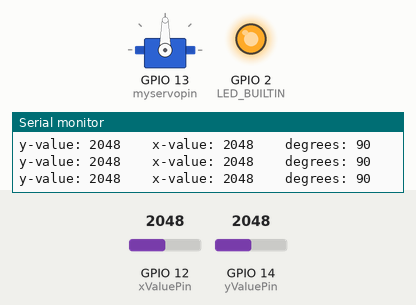
This program was run on a simulated ESP32. On the bench: servo, output pins drawn as LEDs (lit = HIGH), the last lines printed to the serial monitor. The test bench sets the inputs (shaded band); at power-on: GPIO 12 (xValuePin) = 2048, GPIO 14 (yValuePin) = 2048.

Above: at 1.2 s.
1.3 s: GPIO 12 (xValuePin) set to 2866
At 2.5 s:
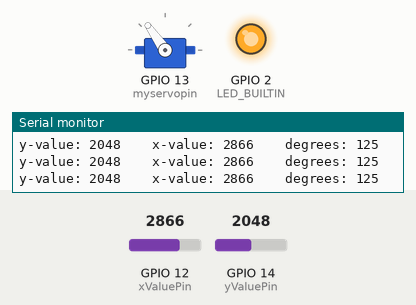
2.8 s: GPIO 12 (xValuePin) set to 3603
At 3.9 s:
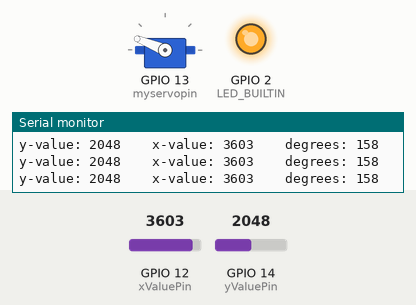
4.3 s: GPIO 12 (xValuePin) set to 4095
At 5.1 s:
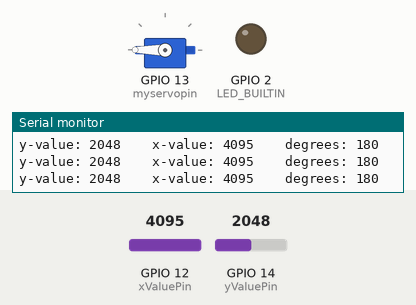
5.8 s: GPIO 12 (xValuePin) set to 1228
At 6.2 s:
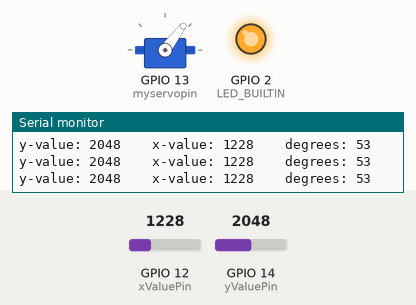
7.3 s: GPIO 12 (xValuePin) set to 491
At 8.5 s:
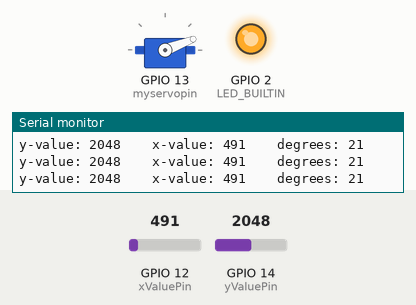
8.8 s: GPIO 12 (xValuePin) set to 0
At 9.7 s:
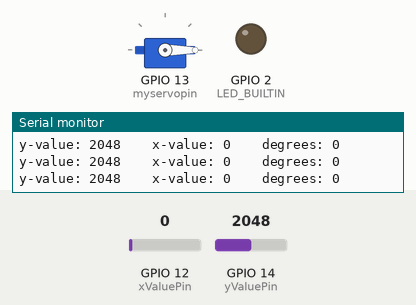
Timing chart, 0 to 11.3 s (numbered marks = the images above; inputs shaded):
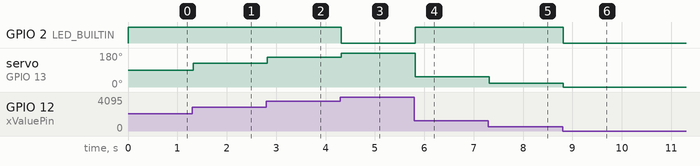

Measured:
- after the input at 1.3 s, servo on GPIO 13 (myservopin): 90° → 125° at once
- after the input at 2.8 s, servo on GPIO 13 (myservopin): 125° → 158° at once
- after the input at 4.3 s, GPIO 2 (LED_BUILTIN): HIGH → LOW at once; servo on GPIO 13 (myservopin): 158° → 180° at once
- after the input at 5.8 s, GPIO 2 (LED_BUILTIN): LOW → HIGH at once; servo on GPIO 13 (myservopin): 180° → 53° at once
- after the input at 7.3 s, servo on GPIO 13 (myservopin): 53° → 21° at once
- after the input at 8.8 s, GPIO 2 (LED_BUILTIN): HIGH → LOW at once; servo on GPIO 13 (myservopin): 21° → 0° at once

The program:

main.cpp
```cpp
#include <Arduino.h>
#include <ESP32Servo.h>

/* Servo Log: 1 23.01.2022
 * The library worked very well even tho I still dont know how the library works.
 * I deleted everything that wasnt nessecary, and added the JoyStick
*/


int xValuePin = 12;			// Joystick VRx pin
int yValuePin = 14;			// Joystick VRy pin
int pos; 					// pos in degrees int prevents servo ratteling
							// float causes the servo to rattle since the current always changes a little
int Xmax = 4095; 			// convert joystick output into degrees

#define LED_BUILTIN 2
int b;

// create servo object
Servo myservo;
int myservopin = 13; 		// must be an pmw pin


void setup() {
	Serial.begin(115200);			  // Setup Serial Monitor
	myservo.setPeriodHertz(50);      // Standard 50hz servo
	pinMode(LED_BUILTIN,OUTPUT);	// tells the pin to put out a current
}

void loop() {

	// just for debugging
	Serial.print("y-value: "); 			// not relevant for servo
	Serial.print(analogRead(yValuePin));
	Serial.print("		");

	Serial.print("x-value: "); 			// x value in this case between 4095 and 0
	Serial.print(analogRead(xValuePin));
	Serial.print("		");

	pos = analogRead(xValuePin); 		// read the x-value in order to map it
	pos = map(pos, 0, Xmax, 0, 180); 	// converts x-values into degrees

	// also for debugging
	Serial.print("degrees: "); 			// pos = position in the case of a servos this can be a value between 0 an 180
	Serial.print(pos);
	Serial.print("\n");

	myservo.attach(myservopin); 		// tells the ESP32 to witch pin the servo is attached
	myservo.write(pos); 				// servo gets his degrees to work with

	int a = analogRead(xValuePin);
	if (a<Xmax & a>0){
		digitalWrite(LED_BUILTIN,HIGH);
		}

		else {

			digitalWrite(LED_BUILTIN,LOW);
		}


	delay(22); // lowest possible delay not sure why
}
```
